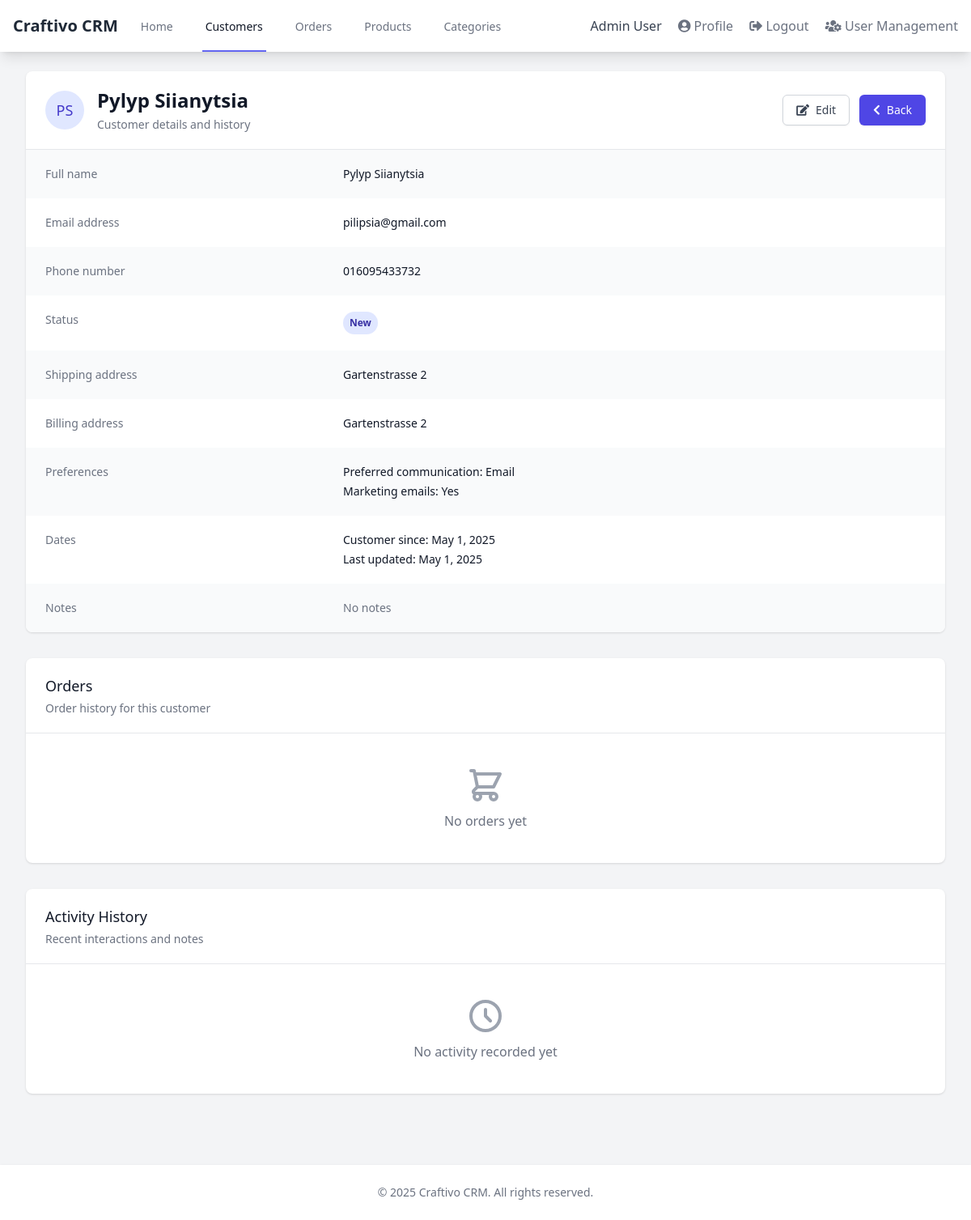
Page /customers/detail/52/ (signed in) on the committed database.
### users/models.py (models this page shows, shortened)
class User(AbstractUser):
    email = models.EmailField(_('email address'), unique=True)
    phone_number = models.CharField(max_length=15, blank=True)
    is_customer = models.BooleanField(default=False)
    is_vendor = models.BooleanField(default=False)
    is_staff = models.BooleanField(default=False)
    company_name = models.CharField(max_length=100, blank=True)
    address = models.TextField(blank=True)
    city = models.CharField(max_length=50, blank=True)
    state = models.CharField(max_length=50, blank=True)
    zip_code = models.CharField(max_length=10, blank=True)
    country = models.CharField(max_length=50, blank=True)
    business_type = models.CharField(max_length=50, blank=True)
    tax_id = models.CharField(max_length=50, blank=True)
    class Meta:
        verbose_name = _('user')
        verbose_name_plural = _('users')
    def get_full_name(self):
        full_name = f'{self.first_name} {self.last_name}'
        return full_name.strip()

### customers/models.py (models this page shows, shortened)
class Customer(models.Model):
    first_name = models.CharField(_("First Name"), max_length=50)
    last_name = models.CharField(_("Last Name"), max_length=50)
    email = models.EmailField(_("Email Address"), unique=True)
    phone = models.CharField(_("Phone Number"), max_length=20, blank=True)
    shipping_address = models.TextField(_("Shipping Address"), blank=True)
    billing_address = models.TextField(_("Billing Address"), blank=True)
    date_joined = models.DateTimeField(_("Date Joined"), auto_now_add=True)
    notes = models.TextField(_("Notes"), blank=True)
    LEAD = 'lead'
    NEW = 'new'
    ACTIVE = 'active'
    INACTIVE = 'inactive'
    FORMER = 'former'
    CUSTOMER_STATUS_CHOICES = [
        (LEAD, _('Lead')),
        (NEW, _('New')),
        (ACTIVE, _('Active')),
        (INACTIVE, _('Inactive')),
        (FORMER, _('Former')),
    ]
    status = models.CharField(
        _("Customer Status"),
        max_length=10,
        choices=CUSTOMER_STATUS_CHOICES,
        default=NEW,
    )
    accepts_marketing = models.BooleanField(_("Accepts Marketing"), default=False)
    preferred_communication = models.CharField(
        _("Preferred Communication"),
        max_length=10,
        choices=[('email', _('Email')), ('phone', _('Phone')), ('sms', _('SMS'))],
        default='email',
    )
    created_at = models.DateTimeField(_("Created At"), auto_now_add=True)
    updated_at = models.DateTimeField(_("Updated At"), auto_now=True)
    class Meta:
        verbose_name = _("Customer")
        verbose_name_plural = _("Customers")
        ordering = ['-created_at']
    def get_full_name(self):
        return f"{self.first_name} {self.last_name}"

### customers/views.py (the view)
# urls.py: path('detail/<int:pk>/', views.customer_detail, name='customer_detail'),
@login_required
def customer_detail(request, pk):
    customer = get_object_or_404(Customer, pk=pk)
    context = {'customer': customer}
    return render(request, 'customers/customer_detail.html', context)

### customers/templates/customers/customer_detail.html (shortened to what this page needs)
{% extends 'config/base.html' %}
{% block content %}
<div class="bg-white shadow overflow-hidden sm:rounded-lg">
    <div class="px-4 py-5 sm:px-6 flex flex-col sm:flex-row sm:justify-between sm:items-center">
        <div class="mb-4 sm:mb-0">
            <div class="flex items-center">
                <div class="flex-shrink-0 h-12 w-12 bg-indigo-100 rounded-full flex items-center justify-center">
                    <span class="text-indigo-700 font-medium text-lg">{{ customer.first_name|slice:":1" }}{{ customer.last_name|slice:":1" }}</span>
                </div>
                <div class="ml-4">
                    <h1 class="text-2xl font-bold text-gray-900">{{ customer.get_full_name }}</h1>
                    <p class="mt-1 max-w-2xl text-sm text-gray-500">Customer details and history</p>
                </div>
            </div>
        </div>
        <div class="flex space-x-2 sm:space-x-3">
            <a href="{% url 'customers:customer_edit' pk=customer.pk %}" class="flex-1 sm:flex-none inline-flex justify-center items-center px-3 sm:px-4 py-2 border border-gray-300 rounded-md shadow-sm text-sm font-medium text-gray-700 bg-white hover:bg-gray-50 focus:outline-none focus:ring-2 focus:ring-offset-2 focus:ring-indigo-500">
                <i class="fas fa-edit mr-2"></i> Edit
            </a>
            <a href="{% url 'customers:customer_list' %}" class="flex-1 sm:flex-none inline-flex justify-center items-center px-3 sm:px-4 py-2 border border-transparent rounded-md shadow-sm text-sm font-medium text-white bg-indigo-600 hover:bg-indigo-700 focus:outline-none focus:ring-2 focus:ring-offset-2 focus:ring-indigo-500">
                <i class="fas fa-chevron-left mr-2"></i> Back
            </a>
        </div>
    </div>
    <div class="border-t border-gray-200">
        <dl>
            <div class="bg-gray-50 px-4 py-5 sm:grid sm:grid-cols-3 sm:gap-4 sm:px-6">
                <dt class="text-sm font-medium text-gray-500">Full name</dt>
                <dd class="mt-1 text-sm text-gray-900 sm:mt-0 sm:col-span-2">{{ customer.get_full_name }}</dd>
            </div>
            <div class="bg-white px-4 py-5 sm:grid sm:grid-cols-3 sm:gap-4 sm:px-6">
                <dt class="text-sm font-medium text-gray-500">Email address</dt>
                <dd class="mt-1 text-sm text-gray-900 sm:mt-0 sm:col-span-2 break-all">{{ customer.email }}</dd>
            </div>
            <div class="bg-gray-50 px-4 py-5 sm:grid sm:grid-cols-3 sm:gap-4 sm:px-6">
                <dt class="text-sm font-medium text-gray-500">Phone number</dt>
                <dd class="mt-1 text-sm text-gray-900 sm:mt-0 sm:col-span-2">{{ customer.phone|default:"-" }}</dd>
            </div>
            <div class="bg-white px-4 py-5 sm:grid sm:grid-cols-3 sm:gap-4 sm:px-6">
                <dt class="text-sm font-medium text-gray-500">Status</dt>
                <dd class="mt-1 text-sm text-gray-900 sm:mt-0 sm:col-span-2">
                    <span class="px-2 py-1 inline-flex text-xs leading-5 font-semibold rounded-full
                        {% if customer.status == 'active' %}bg-green-100 text-green-800
                        {% elif customer.status == 'lead' %}bg-blue-100 text-blue-800
                        {% elif customer.status == 'new' %}bg-indigo-100 text-indigo-800
                        {% elif customer.status == 'inactive' %}bg-yellow-100 text-yellow-800
                        {% else %}bg-gray-100 text-gray-800{% endif %}">
                        {{ customer.get_status_display }}
                    </span>
                </dd>
            </div>
            <div class="bg-gray-50 px-4 py-5 sm:grid sm:grid-cols-3 sm:gap-4 sm:px-6">
                <dt class="text-sm font-medium text-gray-500">Shipping address</dt>
                <dd class="mt-1 text-sm text-gray-900 sm:mt-0 sm:col-span-2">
                    {% if customer.shipping_address %}
                        {{ customer.shipping_address|linebreaksbr }}
                    {% else %}
                        <span class="text-gray-500">Not provided</span>
                    {% endif %}
                </dd>
            </div>
            <div class="bg-white px-4 py-5 sm:grid sm:grid-cols-3 sm:gap-4 sm:px-6">
                <dt class="text-sm font-medium text-gray-500">Billing address</dt>
                <dd class="mt-1 text-sm text-gray-900 sm:mt-0 sm:col-span-2">
                    {% if customer.billing_address %}
                        {{ customer.billing_address|linebreaksbr }}
                    {% else %}
                        <span class="text-gray-500">Not provided</span>
                    {% endif %}
                </dd>
            </div>
            <div class="bg-gray-50 px-4 py-5 sm:grid sm:grid-cols-3 sm:gap-4 sm:px-6">
                <dt class="text-sm font-medium text-gray-500">Preferences</dt>
                <dd class="mt-1 text-sm text-gray-900 sm:mt-0 sm:col-span-2">
                    <p>Preferred communication: <span class="font-medium">{{ customer.get_preferred_communication_display }}</span></p>
                    <p class="mt-1">Marketing emails: <span class="font-medium">{{ customer.accepts_marketing|yesno:"Yes,No" }}</span></p>
                </dd>
            </div>
            <div class="bg-white px-4 py-5 sm:grid sm:grid-cols-3 sm:gap-4 sm:px-6">
                <dt class="text-sm font-medium text-gray-500">Dates</dt>
                <dd class="mt-1 text-sm text-gray-900 sm:mt-0 sm:col-span-2">
                    <p>Customer since: <span class="font-medium">{{ customer.date_joined|date:"F j, Y" }}</span></p>
                    <p class="mt-1">Last updated: <span class="font-medium">{{ customer.updated_at|date:"F j, Y" }}</span></p>
                </dd>
            </div>
            <div class="bg-gray-50 px-4 py-5 sm:grid sm:grid-cols-3 sm:gap-4 sm:px-6">
                <dt class="text-sm font-medium text-gray-500">Notes</dt>
                <dd class="mt-1 text-sm text-gray-900 sm:mt-0 sm:col-span-2">
                    {% if customer.notes %}
                        {{ customer.notes|linebreaksbr }}
                    {% else %}
                        <span class="text-gray-500">No notes</span>
                    {% endif %}
                </dd>
            </div>
        </dl>
    </div>
</div>
<div class="mt-8 bg-white shadow overflow-hidden sm:rounded-lg">
    <div class="px-4 py-5 sm:px-6">
        <h2 class="text-lg font-medium text-gray-900">Orders</h2>
        <p class="mt-1 max-w-2xl text-sm text-gray-500">Order history for this customer</p>
    </div>
    <div class="border-t border-gray-200">
        <div class="py-10 px-6 text-center text-gray-500">
            <p class="mt-2">No orders yet</p>
        </div>
    </div>
</div>
<div class="mt-8 mb-8 bg-white shadow overflow-hidden sm:rounded-lg">
    <div class="px-4 py-5 sm:px-6">
        <h2 class="text-lg font-medium text-gray-900">Activity History</h2>
        <p class="mt-1 max-w-2xl text-sm text-gray-500">Recent interactions and notes</p>
    </div>
    <div class="border-t border-gray-200">
        <div class="py-10 px-6 text-center text-gray-500">
            <svg class="mx-auto h-12 w-12 text-gray-400" fill="none" viewBox="0 0 24 24" stroke="currentColor">
                <path stroke-linecap="round" stroke-linejoin="round" stroke-width="2" d="M12 8v4l3 3m6-3a9 9 0 11-18 0 9 9 0 0118 0z" />
            </svg>
            <p class="mt-2">No activity recorded yet</p>
        </div>
    </div>
</div>
{% endblock %}

### config/templates/config/base.html (shortened to what this page needs)
<!DOCTYPE html>
<html lang="en">
<head>
    <script src="https://cdn.tailwindcss.com"></script>
    <link rel="stylesheet" href="https://cdnjs.cloudflare.com/ajax/libs/font-awesome/5.15.4/css/all.min.css">
</head>
<body class="bg-gray-100">
    <nav class="bg-white shadow-lg">
        <div class="max-w-7xl mx-auto px-4">
            <div class="flex justify-between h-16">
                <div class="flex">
                    <div class="flex-shrink-0 flex items-center">
                        <a href="{% url 'home' %}" class="text-xl font-bold text-gray-800">Craftivo CRM</a>
                    </div>
                    <div class="hidden sm:ml-6 sm:flex sm:space-x-8">
                        <a href="{% url 'home' %}" class="{% if request.path == '/' %}border-indigo-500 text-gray-900{% else %}border-transparent text-gray-500 hover:border-gray-300 hover:text-gray-700{% endif %} inline-flex items-center px-1 pt-1 border-b-2 text-sm font-medium">
                            Home
                        </a>
                        {% if user.is_authenticated %}
                        <a href="{% url 'customers:customer_list' %}" class="{% if '/customers/' in request.path %}border-indigo-500 text-gray-900{% else %}border-transparent text-gray-500 hover:border-gray-300 hover:text-gray-700{% endif %} inline-flex items-center px-1 pt-1 border-b-2 text-sm font-medium">
                            Customers
                        </a>
                        <a href="{% url 'orders:order_list' %}" class="{% if '/orders/' in request.path %}border-indigo-500 text-gray-900{% else %}border-transparent text-gray-500 hover:border-gray-300 hover:text-gray-700{% endif %} inline-flex items-center px-1 pt-1 border-b-2 text-sm font-medium">
                            Orders
                        </a>
                        <a href="{% url 'products:product_list' %}" class="{% if '/products/list/' in request.path %}border-indigo-500 text-gray-900{% else %}border-transparent text-gray-500 hover:border-gray-300 hover:text-gray-700{% endif %} inline-flex items-center px-1 pt-1 border-b-2 text-sm font-medium">
                            Products
                        </a>
                        <a href="{% url 'products:category_list' %}" class="{% if '/products/categories/' in request.path %}border-indigo-500 text-gray-900{% else %}border-transparent text-gray-500 hover:border-gray-300 hover:text-gray-700{% endif %} inline-flex items-center px-1 pt-1 border-b-2 text-sm font-medium">
                            Categories
                        </a>
                        {% endif %}
                    </div>
                </div>
                <div class="hidden sm:ml-6 sm:flex sm:items-center">
                    {% if user.is_authenticated %}
                    <div class="ml-3 relative">
                        <div>
                            <span class="text-gray-700">{{ user.get_full_name|default:user.username }}</span>
                            <a href="{% url 'users:profile' %}" class="ml-4 text-gray-500 hover:text-gray-700">
                                <i class="fas fa-user-circle"></i> Profile
                            </a>
                            <a href="{% url 'users:logout' %}" class="ml-4 text-gray-500 hover:text-gray-700">
                                <i class="fas fa-sign-out-alt"></i> Logout
                            </a>
                            {% if user.is_superuser or perms.users %}
                            <a href="{% url 'users:user_management' %}" class="ml-4 text-gray-500 hover:text-gray-700">
                                <i class="fas fa-users-cog"></i> User Management
                            </a>
                            {% endif %}
                        </div>
                    </div>
                    {% endif %}
                </div>
            </div>
        </div>
    </nav>
    <main class="max-w-7xl mx-auto py-6 px-4 sm:px-6 lg:px-8">
        {% block content %}{% endblock %}
    </main>
    <footer class="bg-white shadow mt-8">
        <div class="max-w-7xl mx-auto py-6 px-4 sm:px-6 lg:px-8">
            <p class="text-center text-gray-500 text-sm">
                &copy; {% now "Y" %} Craftivo CRM. All rights reserved.
            </p>
        </div>
    </footer>
</body>
</html>

### rows in the picture
User: get_full_name "Admin User"
Customer: first_name "P", last_name "S", get_full_name "Pylyp Siianytsia", email "pilipsia@gmail.com", phone "016095433732", status "New", shipping_address "Gartenstrasse 2", billing_address "Gartenstrasse 2", preferred_communication "Email", accepts_marketing "Yes", date_joined "May 1, 2025", updated_at "May 1, 2025"
